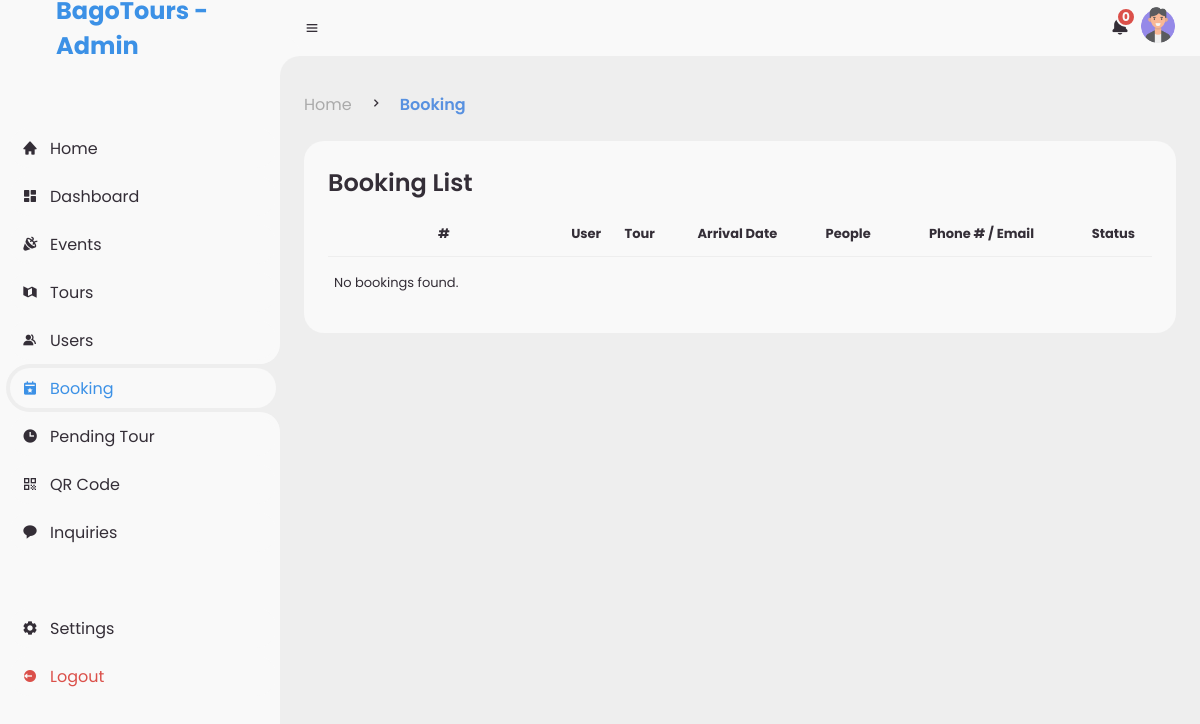
The page /admin/booking.php (signed in) on the database as committed earlier.
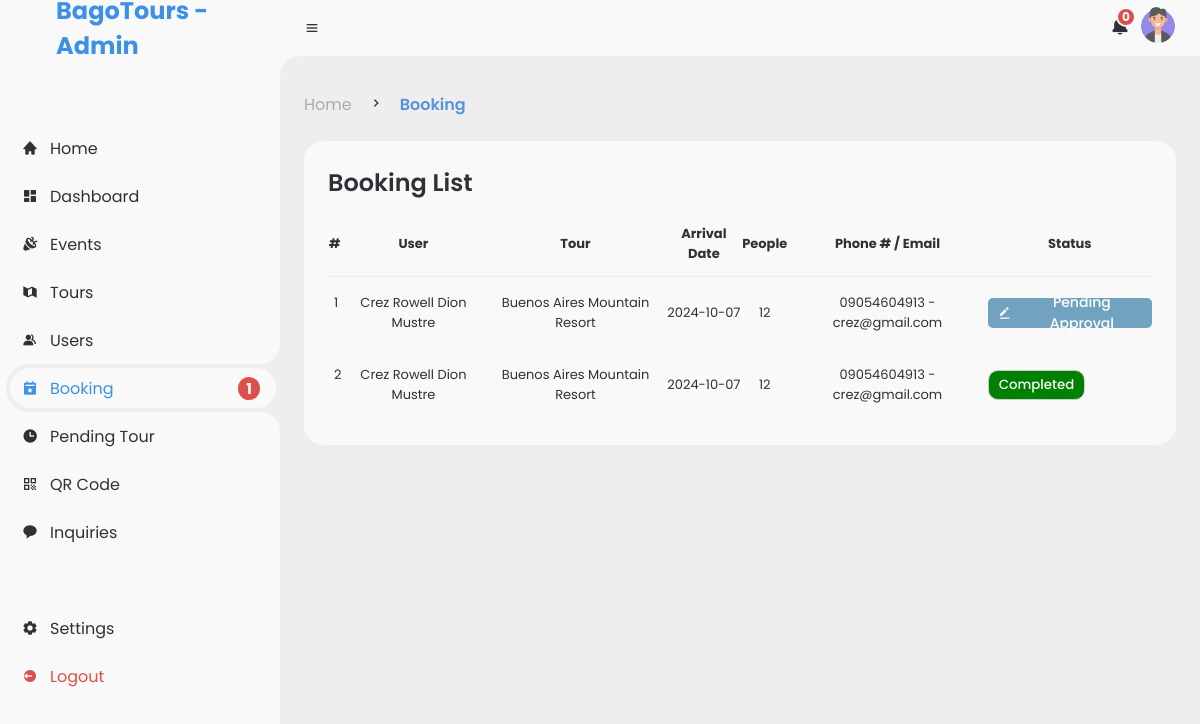
The same page on the database as committed later.
### tables this page shows
CREATE TABLE `booking` (
  `id` int(50) NOT NULL,
  `user_id` int(50) NOT NULL,
  `tour_id` int(50) NOT NULL,
  `phone_number` varchar(150) NOT NULL,
  `people` int(50) NOT NULL,
  `date_sched` date NOT NULL,
  `date_created` date NOT NULL DEFAULT current_timestamp(),
  `status` int(10) NOT NULL COMMENT '0 = Pending, 1 = Confirmed, 2 = Cancelled, 3 = Ongoing, 4 = Completed',
  `is_review` tinyint(1) NOT NULL
);

CREATE TABLE `users` (
  `id` int(50) NOT NULL,
  `profile_picture` varchar(200) DEFAULT NULL,
  `name` varchar(100) NOT NULL,
  `username` varchar(200) DEFAULT NULL,
  `password` varchar(200) DEFAULT NULL,
  `email` varchar(200) DEFAULT NULL,
  `phone_number` varchar(50) DEFAULT NULL,
  `home_address` varchar(200) NOT NULL,
  `role` varchar(200) DEFAULT NULL,
  `device_id` varchar(255) NOT NULL,
  `date_created` timestamp NOT NULL DEFAULT current_timestamp()
);

CREATE TABLE `tours` (
  `id` int(50) NOT NULL,
  `user_id` int(50) NOT NULL,
  `img` varchar(255) NOT NULL,
  `title` varchar(200) NOT NULL,
  `address` varchar(200) NOT NULL,
  `latitude` varchar(50) NOT NULL,
  `longitude` varchar(50) NOT NULL,
  `type` varchar(50) NOT NULL,
  `description` varchar(1000) NOT NULL,
  `status` varchar(50) NOT NULL COMMENT ' 0 = Pending, 1 = Active, 2 = Cancelled, 3 = Inactive.',
  `bookable` tinyint(1) NOT NULL,
  `date_created` datetime NOT NULL DEFAULT current_timestamp(),
  `expiry` date DEFAULT NULL
);

### func/dashboardFunc.php (called while the page is built, shortened)
<?php
function totalBooking($conn, $user_id)
{
    $query = "SELECT COUNT(*) AS total_booking FROM booking b JOIN tours t ON b.tour_id = t.id JOIN users u ON t.user_id = u.id WHERE u.id = :id AND b.status != 4 AND b.status != 2 AND b.status != 3";
    $stmt = $conn->prepare($query);
    $stmt->bindParam(':id', $user_id, PDO::PARAM_INT);
    $stmt->execute();
    $totalBooking = $stmt->fetchColumn();
    return $totalBooking == 0 ? "" : $totalBooking;
}

### admin/booking.php (the view, shortened to what the changed rows need)
<?php
include '../include/db_conn.php';
$user_id = $_SESSION['user_id'];
$result = getBooking($conn, $user_id);
function getBooking($conn, $user_id)
{
	$stmt = $conn->prepare("SELECT b.*, t.title as tour_title, u.name, u.email, u.phone_number FROM booking b
          JOIN tours t ON b.tour_id = t.id
          JOIN users u ON b.user_id = u.id WHERE t.user_id = :user_id
          ORDER BY b.date_sched DESC");
	$stmt->bindParam(':user_id', $user_id, PDO::PARAM_INT);
	$stmt->execute();
	return $stmt->fetchAll(PDO::FETCH_ASSOC);
}
function getStatusButton($row)
{
	switch ($row['status']) {
		case "0":
			return "<button class='btn view' data-id='{$row['id']}'><i class='bx bxs-edit-alt'></i>Pending Approval</button>";
		case "4":
			return "<button class='btn-success'>Completed</button>";
	}
}
?>
<!DOCTYPE html>
<html lang="en">
<head>
	<link rel="stylesheet" href="assets/css/admin.css">
	<link href='https://unpkg.com/boxicons@2.0.9/css/boxicons.min.css' rel='stylesheet'>
</head>
<body>
	<?php include 'includes/sidebar.php'; ?>
	<section id="content">
		<main>
			<div class="head-title">
				<div class="left">
					<?php include 'includes/breadcrumb.php'; ?>
				</div>
			</div>
			<div class="table-data">
				<div class="order">
					<div class="table-container">
						<table>
							<thead>
								<tr>
									<th>#</th>
									<th>User</th>
									<th>Tour</th>
									<th>Arrival Date</th>
									<th>People</th>
									<th>Phone # / Email</th>
									<th>Status</th>
								</tr>
							</thead>
							<tbody>
								<?php if ($result):
									$counter = 1 ?>
									<?php foreach ($result as $row): ?>
										<tr>
											<td><?php echo $counter++; ?></td>
											<td><?php echo htmlspecialchars($row['name'], ENT_QUOTES, 'UTF-8'); ?></td>
											<td><?php echo htmlspecialchars($row['tour_title'], ENT_QUOTES, 'UTF-8'); ?></td>
											<td><?php echo htmlspecialchars($row['date_sched'], ENT_QUOTES, 'UTF-8'); ?></td>
											<td><?php echo ($row['people'] == 0) ? 'N/A' : htmlspecialchars($row['people'], ENT_QUOTES, 'UTF-8'); ?>
											</td>
											<td><?php echo htmlspecialchars($row['phone_number'], ENT_QUOTES, 'UTF-8'); ?> -
												<?php echo htmlspecialchars($row['email'], ENT_QUOTES, 'UTF-8'); ?>
											</td>
											<td><?php echo getStatusButton($row); ?></td>
										</tr>
									<?php endforeach; ?>
								<?php else: ?>
									<tr>
										<td colspan="7" style="text-align: center;">No bookings found.</td>
									</tr>
								<?php endif; ?>
							</tbody>
						</table>
					</div>
				</div>
			</div>
		</main>
	</section>
</body>
</html>

### admin/includes/sidebar.php (shortened to what the changed rows need)
<?php
$current_page = basename($_SERVER['PHP_SELF'], '.php');
require_once __DIR__ . '/../../func/dashboardFunc.php';
$sidebarClass = isset($_SESSION['sidebar_hidden']) && $_SESSION['sidebar_hidden'] === 'hide' ? 'hide' : '';
?>
<link href='https://unpkg.com/boxicons@2.1.4/css/boxicons.min.css' rel='stylesheet'>
<section id="sidebar" class="<?php echo $sidebarClass ?>">
    <ul class="side-menu top">
        <li class="<?php echo $current_page == 'booking' ? 'active' : ''; ?>">
            <a href="booking">
                <i class='bx bxs-calendar-star'></i>
                <span class="text">Booking</span>
                <?php
                $bookingCount = totalBooking($conn, $user_id);
                if ($bookingCount > 0) {
                    echo "<span class='notifCount'>" . $bookingCount . "</span>";
                }
                ?>
            </a>
        </li>
    </ul>
</section>

### admin/includes/breadcrumb.php (shortened to what the changed rows need)
<?php
$page = basename($_SERVER['PHP_SELF'], '.php');
$currentBreadcrumbs = $breadcrumbs[$page] ?? $breadcrumbs['home'];
?>
<ul class="breadcrumb">
    <?php foreach ($currentBreadcrumbs as $key => $breadcrumb): ?>
        <li>
            <?php if ($key === array_key_last($currentBreadcrumbs)): ?>
                <span class="breadcrumb-active">
                    <?php echo $breadcrumb['title']; ?>
                </span>
            <?php else: ?>
                <a href="<?php echo $breadcrumb['url']; ?>">
                    <?php echo $breadcrumb['title']; ?>
                </a>
            <?php endif; ?>
        </li>
        <?php if ($key !== array_key_last($currentBreadcrumbs)): ?>
            <li><i class='bx bx-chevron-right'></i></li>
        <?php endif; ?>
    <?php endforeach; ?>
</ul>

Rows that differ between the two databases and show on the page:
added booking: user.name "Crez Rowell Dion Mustre", tour.title "Buenos Aires Mountain Resort", date_sched "2024-10-07", people "12", user.phone_number "09054604913", user.email "crez@gmail.com"
added booking: user.name "Crez Rowell Dion Mustre", tour.title "Buenos Aires Mountain Resort", date_sched "2024-10-07", people "12", user.phone_number "09054604913", user.email "crez@gmail.com", status "Completed"
Other text that changed with them:
$bookingCount: (not shown) → "1"
text no longer shown: "No bookings found."
